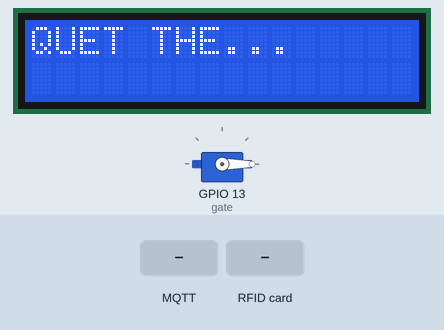
Simulated run of this sketch. Board: ESP32. On the bench: servo, 16×2 character LCD. Inputs (shaded band) come from the test bench. WiFi joins after 1.5 s; servers stay silent unless stated; no MQTT or app messages arrive unless stated; what the sketch prints to the serial monitor is not drawn.

Above: at 2.8 s.
2.9 s: MQTT message "OPEN" arrives on the first subscribed topic
At 3.3 s:
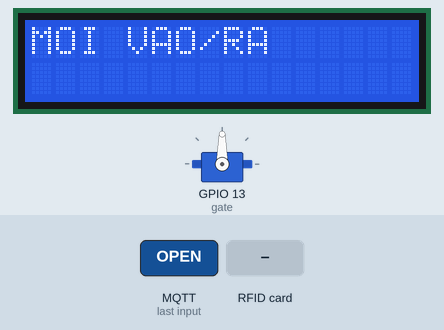
4.4 s: RFID card 5E 7A 19 C4 held to the reader
At 6.7 s:
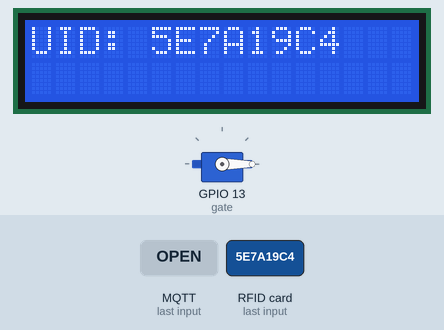
Timing chart, 0 to 8.2 s (numbered marks = the images above; inputs shaded):
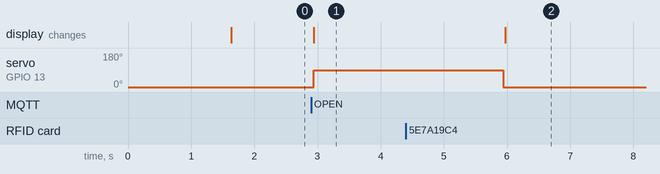

The sketch:

Code.ino
```cpp
#define SS_PIN 5
#define RST_PIN 22
#include <SPI.h>
#include <MFRC522.h>
#include <WiFi.h>
#include <PubSubClient.h>
#include <ESP32Servo.h>
#include <LiquidCrystal_I2C.h>

// --- Cấu hình WiFi (Wokwi) ---
const char* ssid = "Wokwi-GUEST";
const char* password = "";

// --- Cấu hình MQTT Broker (HiveMQ) ---
const char* mqtt_server = "broker.hivemq.com";
const char* topic_out   = "parking_system_888/rfid"; // Gửi lên server  → khớp MQTT_TOPIC_IN
const char* topic_in    = "parking_system_888/gate"; // Nhận từ server  → khớp MQTT_TOPIC_OUT

WiFiClient espClient;
PubSubClient client(espClient);
Servo gate;
MFRC522 rfid(SS_PIN, RST_PIN);
LiquidCrystal_I2C lcd(0x27, 16, 2);

void setup_wifi() {
  delay(10);
  Serial.println();
  Serial.print("Connecting to ");
  Serial.println(ssid);
  WiFi.begin(ssid, password);
  while (WiFi.status() != WL_CONNECTED) {
    delay(500);
    Serial.print(".");
  }
  Serial.println("\nWiFi connected");
}

void callback(char* topic, byte* payload, unsigned int length) {
  String message = "";
  for (int i = 0; i < length; i++) message += (char)payload[i];

  Serial.print("Message arrived [");
  Serial.print(topic);
  Serial.print("] ");
  Serial.println(message);

  if (String(topic) == topic_in && message == "OPEN") {
    Serial.println(">>> DONG Y! MO CONG...");
    lcd.clear();
    lcd.setCursor(0, 0);
    lcd.print("MOI VAO/RA");
    gate.write(90); // Mở gate 90 độ
    delay(3000);    // Chờ 3 giây
    gate.write(0);  // Đóng gate
    lcd.clear();
    lcd.print("QUET THE...");
  }
}

void reconnect() {
  while (!client.connected()) {
    Serial.print("Attempting MQTT connection...");
    if (client.connect("ESP32_Parking_Client")) {
      Serial.println("connected");
      client.subscribe(topic_in);
    } else {
      Serial.print("failed, rc=");
      Serial.print(client.state());
      Serial.println(" try again in 5 seconds");
      delay(5000);
    }
  }
}

void setup() {
  Serial.begin(115200);
  setup_wifi();
  client.setServer(mqtt_server, 1883);
  client.setCallback(callback);

  SPI.begin();
  rfid.PCD_Init();
  gate.attach(13);
  gate.write(0);

  lcd.init();
  lcd.backlight();
  lcd.print("QUET THE...");
}

void loop() {
  if (!client.connected()) reconnect();
  client.loop();

  // Kiểm tra có thẻ mới
  if (!rfid.PICC_IsNewCardPresent()) return;
  if (!rfid.PICC_ReadCardSerial()) return;

  // Lấy UID
  String uid = "";
  for (byte i = 0; i < rfid.uid.size; i++) {
    uid += String(rfid.uid.uidByte[i] < 0x10 ? "0" : "");
    uid += String(rfid.uid.uidByte[i], HEX);
  }
  uid.toUpperCase();

  Serial.print("UID: ");
  Serial.println(uid);
  lcd.clear();
  lcd.print("UID: " + uid);

  // Gửi UID lên MQTT
  client.publish(topic_out, uid.c_str());

  rfid.PICC_HaltA();
  rfid.PCD_StopCrypto1();
  delay(1000);
}
```

Measured:
- after the input at 2.9 s, servo on GPIO 13 (gate): 0° → 90° at once; the display: changes at once (image 1)
- after the input at 4.4 s, the display: changes after 1.6 s (image 2)
